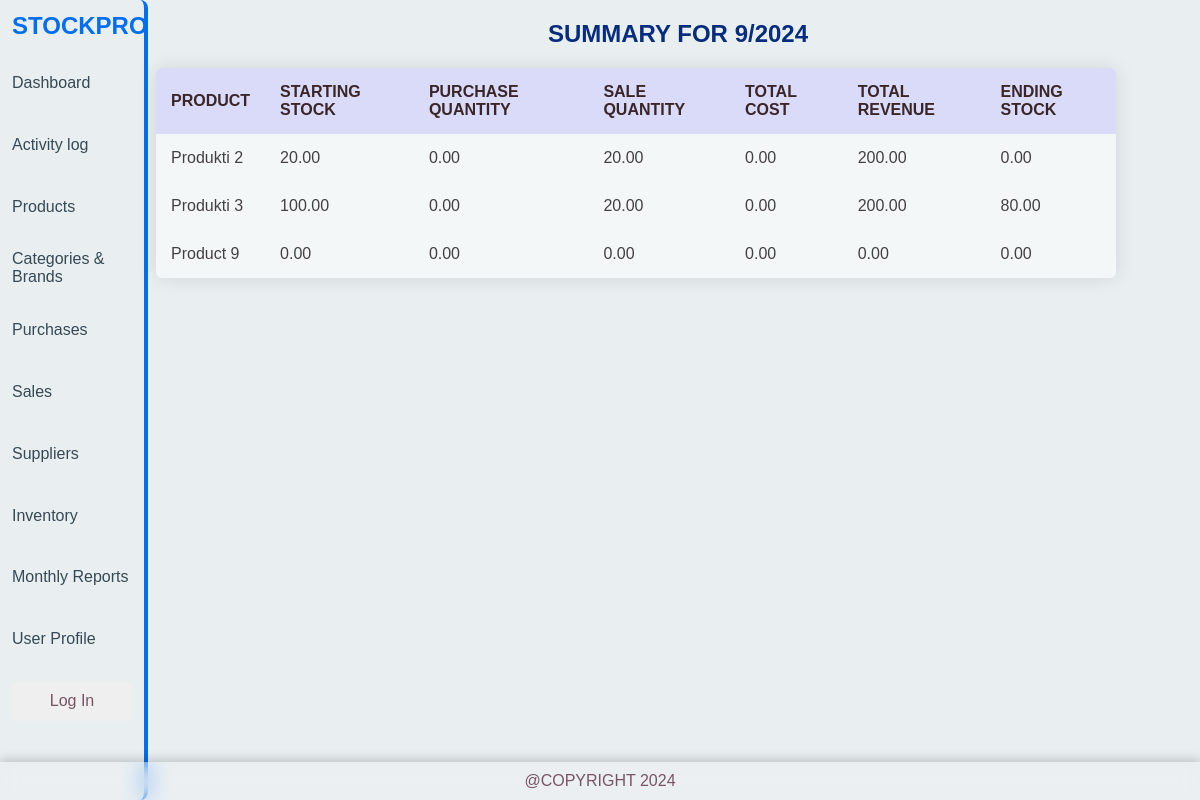
Screenshot of /summary/2024/9/ with the database file from the repository.
### product/models.py (models this page shows, shortened)
class Product(models.Model):
    name = models.CharField(max_length=255)
    category = models.ForeignKey('Category', on_delete=models.SET_NULL,blank=True, null=True, db_index=True)
    brand = models.ForeignKey('Brand', on_delete=models.SET_NULL, blank=True, null=True, db_index=True)
    description = models.TextField(blank=True, null=True)
    date_added = models.DateTimeField( db_index=True, default=timezone.now)
    current_stock = models.DecimalField(max_digits=20, decimal_places=2, default=0)
    initial_stock = models.DecimalField(max_digits=20, decimal_places=2, default=0)
    is_active = models.BooleanField(default=True)
    reorder_level = models.DecimalField(max_digits=20, decimal_places=2, default=10)

class MonthlyData(models.Model):
    product = models.ForeignKey(Product, on_delete=models.CASCADE)
    year = models.IntegerField()
    month = models.IntegerField()
    starting_stock = models.DecimalField(max_digits=20, decimal_places=2, default=0)  # Stock level at the start of the month
    total_purchases = models.DecimalField(max_digits=20, decimal_places=2, default=0)
    total_sales = models.DecimalField(max_digits=20, decimal_places=2, default=0)
    ending_stock = models.DecimalField(max_digits=20, decimal_places=2, default=0)
    total_purchase_cost = models.DecimalField(max_digits=20, decimal_places=2, default=0)
    total_sales_revenue = models.DecimalField(max_digits=20, decimal_places=2, default=0)
    class Meta:
        unique_together = ['product', 'year', 'month']
        indexes = [
            models.Index(fields=['product']),
            models.Index(fields=['year', 'month']),
        ]

### product/views.py (the view, shortened to what this page needs)
# urls.py: path('summary/<int:year>/<int:month>/', views.past_month_data, name='past_month_data'),
def past_month_data(request, year=None, month=None):
    now = timezone.now()
    monthly_data = MonthlyData.objects.filter(year=year, month=month)
    summary_data = list(monthly_data.values(
        'product__name',
        'starting_stock',
        'total_purchases',
        'total_sales',
        'ending_stock',
        'total_purchase_cost',
        'total_sales_revenue'
    ))
    return render(request, 'past_month_data.html', {
        'summary_data': summary_data,
        'selected_month': month,
        'selected_year': year,
    })

### product/templates/past_month_data.html (shortened to what this page needs)
{% extends 'base.html' %}
{% block content %}
<h2>SUMMARY FOR {{ selected_month }}/{{ selected_year }}</h2>
<table class="table table-striped table-bordered mt-4">
    <thead>
        <tr>
            <th>PRODUCT</th>
            <th>STARTING STOCK</th>
            <th>PURCHASE QUANTITY</th>
            <th>SALE QUANTITY</th>
            <th>TOTAL COST</th>
            <th>TOTAL REVENUE</th>
            <th>ENDING STOCK</th>
        </tr>
    </thead>
    <tbody>
        {% for item in summary_data %}
        <tr>
            <td>{{ item.product__name }}</td>
            <td>{{ item.starting_stock }}</td>
            <td>{{ item.total_purchases }}</td>
            <td>{{ item.total_sales }}</td>
            <td>{{ item.total_purchase_cost|floatformat:2 }}</td>
            <td>{{ item.total_sales_revenue|floatformat:2 }}</td>
            <td>{{ item.ending_stock }}</td>
        </tr>
        {% empty %}
        <tr>
            <td colspan="7" class="text-center">No data available for this month.</td>
        </tr>
        {% endfor %}
    </tbody>
</table>
{% endblock %}

### core/templates/base.html (style rules this page uses)
body { max-width: 100vw; display: grid; grid-template-columns: 12% auto; margin: 0; background-color: #e9eef1; font-family: 'Open Sans', sans-serif; }

### product/templates/past_month_data.html (style rules this page uses)
html, body { height: 100%; }
body { margin: 0; font-family: sans-serif; font-weight: 100; }
table { width: 80vw; border-collapse: collapse; overflow: hidden; box-shadow: 0 0 20px rgba(0,0,0,0.1); border-radius: 6px; }
th, td { padding: 15px; background-color: rgba(255, 255, 255, 0.488); color: #424141; }
th { text-align: left; }
h2 { text-align: center; color: #062c7e; }

### rows the page displays
Product: product__name "Produkti 2", starting_stock "20.00", total_purchases "0.00", total_sales "20.00", total_purchase_cost "0.00", total_sales_revenue "200.00", ending_stock "0.00"
MonthlyData: product__name "Produkti 3", starting_stock "100.00", total_purchases "0.00", total_sales "20.00", total_purchase_cost "0.00", total_sales_revenue "200.00", ending_stock "80.00"
Product: product__name "Product 9", starting_stock "0.00", total_purchases "0.00", total_sales "0.00", total_purchase_cost "0.00", total_sales_revenue "0.00", ending_stock "0.00"

### other values shown
{{ selected_month }} "9"
{{ selected_year }} "2024"
